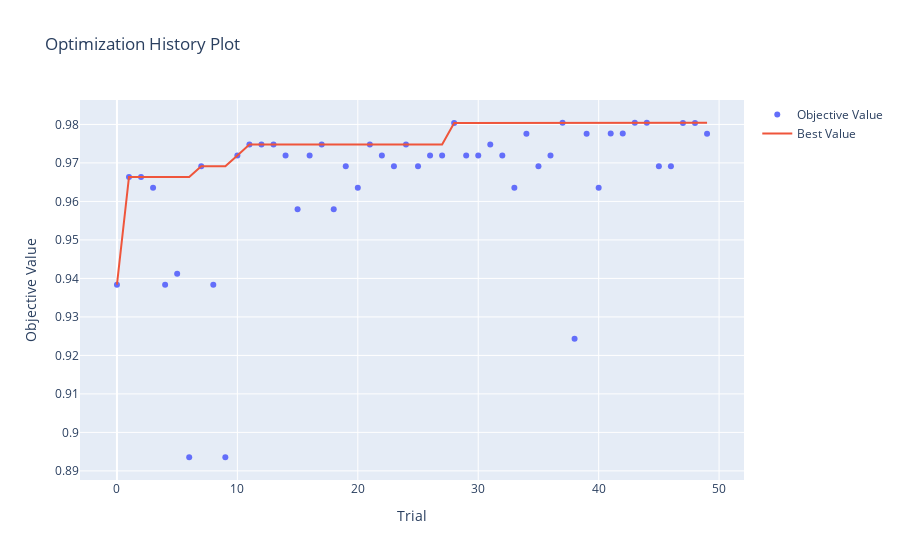

Notebook cell for this chart:
### Markdown cell above
Можно сделать следующие выводы:
- Чем выше количество соседей, тем выше значение метрики recall
- Гиперпараметр p тяготеет к минимальным значениям (от 1 до 5)
- На удивление большее значение метрики recall дают как раз невзвешенные соседи

### Code cell
plot_optimization_history(search.study).show()

### Figure 1 — Plotly figure (JSON) as saved in the notebook; plotly's stock layout.template omitted (floating-point values rounded to 4 significant figures)
{"data": [{"mode": "markers", "name": "Objective Value", "type": "scatter", "x": [0, 1, 2, 3, 4, 5, 6, 7, 8, 9, 10, 11, 12, 13, 14, 15, 16, 17, 18, 19, 20, 21, 22, 23, 24, 25, 26, 27, 28, 29, 30, 31, 32, 33, 34, 35, 36, 37, 38, 39, 40, 41, 42, 43, 44, 45, 46, 47, 48, 49], "y": [0.9384, 0.9664, 0.9663, 0.9635, 0.9384, 0.9412, 0.8935, 0.9691, 0.9384, 0.8935, 0.9719, 0.9748, 0.9748, 0.9748, 0.9719, 0.958, 0.9719, 0.9748, 0.958, 0.9692, 0.9635, 0.9748, 0.9719, 0.9692, 0.9748, 0.9692, 0.9719, 0.9719, 0.9804, 0.9719, 0.9719, 0.9748, 0.9719, 0.9635, 0.9776, 0.9691, 0.9719, 0.9804, 0.9243, 0.9776, 0.9635, 0.9776, 0.9776, 0.9804, 0.9804, 0.9691, 0.9691, 0.9804, 0.9804, 0.9776]}, {"mode": "lines", "name": "Best Value", "type": "scatter", "x": [0, 1, 2, 3, 4, 5, 6, 7, 8, 9, 10, 11, 12, 13, 14, 15, 16, 17, 18, 19, 20, 21, 22, 23, 24, 25, 26, 27, 28, 29, 30, 31, 32, 33, 34, 35, 36, 37, 38, 39, 40, 41, 42, 43, 44, 45, 46, 47, 48, 49], "y": [0.9384, 0.9664, 0.9664, 0.9664, 0.9664, 0.9664, 0.9664, 0.9691, 0.9691, 0.9691, 0.9719, 0.9748, 0.9748, 0.9748, 0.9748, 0.9748, 0.9748, 0.9748, 0.9748, 0.9748, 0.9748, 0.9748, 0.9748, 0.9748, 0.9748, 0.9748, 0.9748, 0.9748, 0.9804, 0.9804, 0.9804, 0.9804, 0.9804, 0.9804, 0.9804, 0.9804, 0.9804, 0.9804, 0.9804, 0.9804, 0.9804, 0.9804, 0.9804, 0.9804, 0.9804, 0.9804, 0.9804, 0.9804, 0.9804, 0.9804]}, {"marker": {"color": "#cccccc"}, "mode": "markers", "name": "Infeasible Trial", "showlegend": false, "type": "scatter", "x": [], "y": []}], "layout": {"autosize": true, "title": {"text": "Optimization History Plot"}, "xaxis": {"autorange": true, "range": [-2.991, 51.99], "title": {"text": "Trial"}, "type": "linear"}, "yaxis": {"autorange": true, "range": [0.8864, 0.9876], "title": {"text": "Objective Value"}, "type": "linear"}}}
